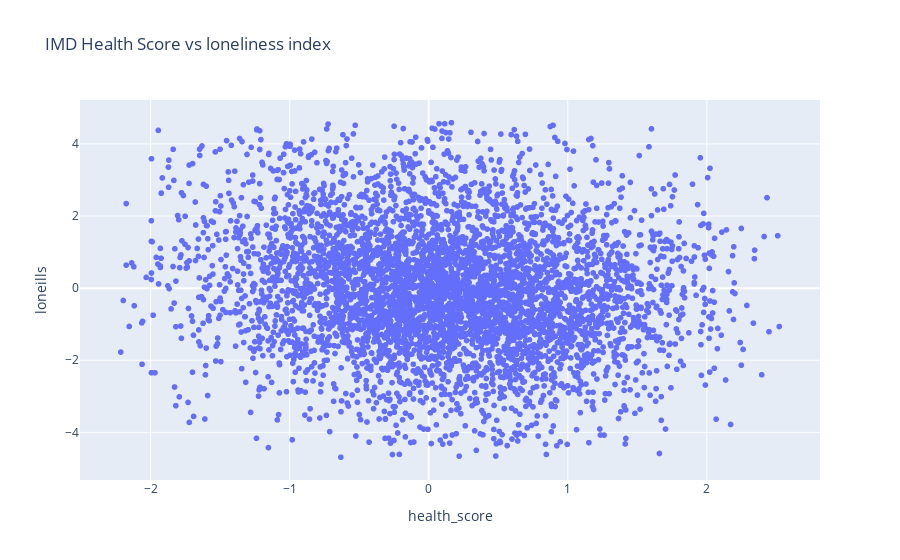

Here is the notebook cell this chart was saved with:
### Code cell
fig = px.scatter(loneliness_health, y='loneills', x='health_score', title='IMD Health Score vs loneliness index')
fig.show()
fig.write_image("england/health_loneills_scatter.png")

### Figure 1 — Plotly figure (JSON) as saved in the notebook; plotly's stock layout.template omitted (floating-point values rounded to 4 significant figures; data arrays with more than 128 entries replaced by an {"elided": "..."} marker saying what was removed)
{"data": [{"hovertemplate": "health_score=%{x}<br>loneills=%{y}<extra></extra>", "legendgroup": "", "marker": {"color": "#636efa", "symbol": "circle"}, "mode": "markers", "name": "", "showlegend": false, "type": "scattergl", "x": {"elided": "4943 float values"}, "xaxis": "x", "y": {"elided": "4943 float values"}, "yaxis": "y"}], "layout": {"autosize": true, "legend": {"tracegroupgap": 0}, "title": {"text": "IMD Health Score vs loneliness index"}, "xaxis": {"anchor": "y", "autorange": true, "domain": [0, 1], "range": [-2.496, 2.802], "title": {"text": "health_score"}, "type": "linear"}, "yaxis": {"anchor": "x", "autorange": true, "domain": [0, 1], "range": [-5.37, 5.267], "title": {"text": "loneills"}, "type": "linear"}}}
